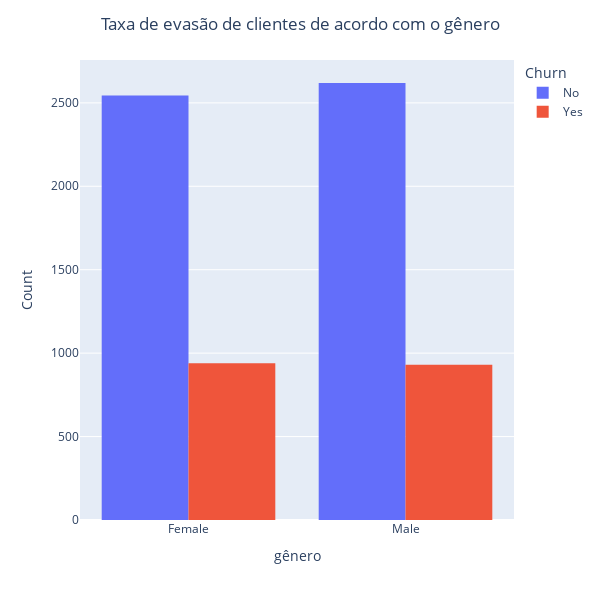

The cell this chart's notebook holds for it:
### Code cell
fig = px.histogram(df, x='GENERO', 
                   color = 'target',
                   barmode = 'group', 
                   #barnorm = 'percent'
                   )

bota_titulo('Taxa de evasão de clientes de acordo com o gênero')

fig.update_layout(legend_title = 'Churn')

fig.update_xaxes(title_text='gênero',
                 type = 'category')
fig.update_yaxes(title_text='Count')

## altera o label da contagem
fig.for_each_trace(lambda t: t.update(hovertemplate=t.hovertemplate.replace("GENERO", "gênero")))
fig.for_each_trace(lambda t: t.update(hovertemplate=t.hovertemplate.replace("target", "Churn")))
fig.for_each_trace(lambda t: t.update(hovertemplate=t.hovertemplate.replace("count", "Total")))

fig.show()

### Figure 1 — Plotly figure (JSON) as saved in the notebook; plotly's stock layout.template omitted (floating-point values rounded to 4 significant figures; data arrays with more than 128 entries replaced by an {"elided": "..."} marker saying what was removed)
{"data": [{"alignmentgroup": "True", "bingroup": "x", "hovertemplate": "Churn=No<br>gênero=%{x}<br>Total=%{y}<extra></extra>", "legendgroup": "No", "marker": {"color": "#636efa", "pattern": {"shape": ""}}, "name": "No", "offsetgroup": "No", "orientation": "v", "showlegend": true, "type": "histogram", "x": {"elided": "5163 str values"}, "xaxis": "x", "yaxis": "y"}, {"alignmentgroup": "True", "bingroup": "x", "hovertemplate": "Churn=Yes<br>gênero=%{x}<br>Total=%{y}<extra></extra>", "legendgroup": "Yes", "marker": {"color": "#EF553B", "pattern": {"shape": ""}}, "name": "Yes", "offsetgroup": "Yes", "orientation": "v", "showlegend": true, "type": "histogram", "x": {"elided": "1869 str values"}, "xaxis": "x", "yaxis": "y"}], "layout": {"autosize": false, "barmode": "group", "height": 600, "legend": {"title": {"text": "Churn"}, "tracegroupgap": 0}, "margin": {"t": 60}, "title": {"text": "Taxa de evasão de clientes de acordo com o gênero", "x": 0.5, "xanchor": "center"}, "width": 600, "xaxis": {"anchor": "y", "domain": [0, 1], "title": {"text": "gênero"}, "type": "category"}, "yaxis": {"anchor": "x", "domain": [0, 1], "title": {"text": "Count"}}}}
